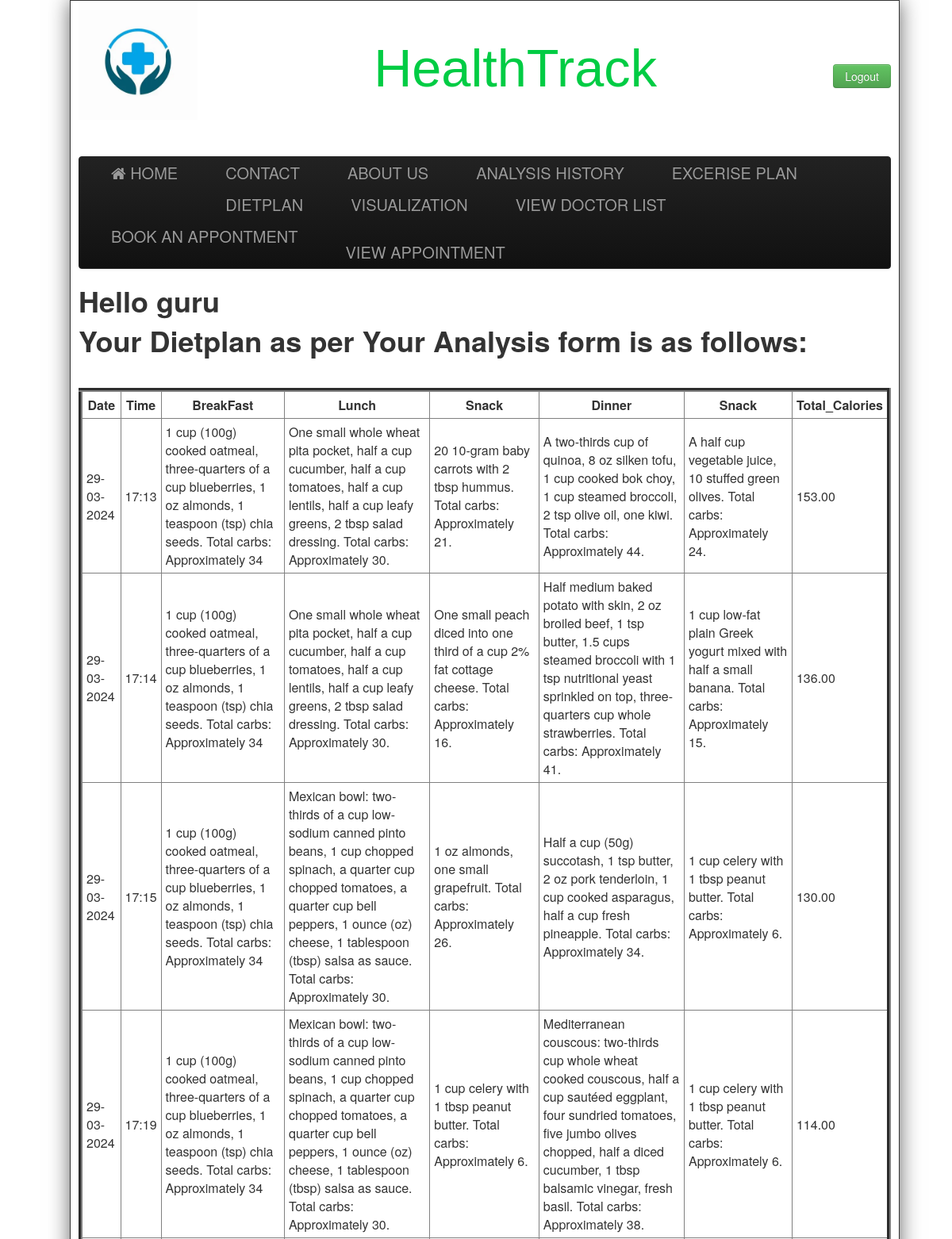
The page /diet.php (signed in, upper part) on the database its author committed.
### tables this page shows
CREATE TABLE `diet` (
  `d1` varchar(255) NOT NULL,
  `d2` varchar(255) NOT NULL,
  `d3` varchar(255) NOT NULL,
  `d4` varchar(255) NOT NULL,
  `d5` varchar(255) NOT NULL,
  `total` double(6,2) NOT NULL,
  `username` varchar(255) NOT NULL,
  `date` varchar(255) NOT NULL,
  `time` varchar(255) NOT NULL
);

### diet.php (the view, shortened to what this page needs)
<html>
<head>
	<link href="css/bootstrap.min.css" rel="stylesheet" ></link>
	<link href="css/bootstrap.css" rel="stylesheet" ></link>
	<link href="css/Default.css" rel="stylesheet" >	</link>
	<link rel="stylesheet" type="text/css" href="https://stackpath.bootstrapcdn.com/font-awesome/4.7.0/css/font-awesome.min.css"></link>
	<link href="https://stackpath.bootstrapcdn.com/font-awesome/4.7.0/css/font-awesome.min.css" rel="stylesheet"></link>
</head>
<body>
<div class="wrap">
		<div class="header">
			<div style="float:left;width:150px;">
				<img src="images/logo2.jpg"/>
			</div>
			<div>
				<div style="float:right; font-size:20px;margin-top:20px;">
				<?php
			 if(isset($_SESSION['name']))
			 {
			 echo "<b>Welcome,</b>".$_SESSION['name']."&nbsp;&nbsp;&nbsp;<a href=\"logout.php\" class=\"btn btn-info\">Logout</a>";
			 }
			 else
			 {
			 ?><br><br><br>
			     <a href="index2.php?logout='1'" class="btn btn-success" >Logout</a>
			<?php } ?>
			</div>
			<div id="heading">
				<a href="#" id="title">HealthTrack</a>
			</div>
			</div>
		</div><br><br>
		<div class="navbar navbar-inverse">
			<div class="navbar-inner">
				<div class="container" >
				<a class="brand" href="index.php" ><i class="fa fa-home" aria-hidden="true"></i>&nbsp;HOME</a>
				<a class="brand" href="contact2.php">CONTACT</a>
				<a class="brand" href="about2.php">ABOUT US </a>
				<a class="brand" href="display.php" >ANALYSIS HISTORY</a>
				<a class="brand" href="excerise.php">EXCERISE PLAN</a>
				<a class="brand" href="diet.php">DIETPLAN</a>
				<a class="brand" href="visualization.php">VISUALIZATION</a>
				<a class="brand" href="viewdoc2.php">VIEW DOCTOR LIST </a>
				<a class="brand" href="booking.php">BOOK AN APPONTMENT </a>
				<a class="brand" href="booking.php"> </a>
				<a class="brand" href="booking.php"> </a>
				<a class="brand" href="booking.php"> </a>
				<a class="brand" href="booking.php"> </a>
				<a class="brand" href="booking.php"> </a>
				<a class="brand" href="booking.php"> </a>
				<a class="brand" href="booking.php"> </a>
				<a class="brand" href="booking.php"> </a>
				<a class="brand" href="viewbooking.php">VIEW APPOINTMENT </a>
				</div>
			</div>
		</div>
<?php  if (isset($_SESSION['username'])) : ?>
			<h1><p>Hello <strong><?php echo $_SESSION['username']; ?></strong></p></h1>
		<?php endif ?>
<?php
include("connection.php");
$name= $_SESSION['username'];
$query="SELECT * FROM diet where username='$name'";
$data=mysqli_query($conn,$query);
$total=mysqli_num_rows($data);
if($total !=0)
{
	?>
	<h1> Your Dietplan as per Your Analysis form is as follows:</h1> <br>
	<table border='5' cellpadding='5' cellspacing="5" >
	<tr>
            <th>Date</th>
            <th>Time</th>
            <th>BreakFast</th>
            <th>Lunch</th>
            <th>Snack</th>
            <th>Dinner</th>
            <th>Snack</th>
            <th>Total_Calories</th>
        </tr>
		<?php
while($result = mysqli_fetch_assoc($data)) {
	echo "<tr>";
	echo "<td>".$result['date']."</td>";
	echo "<td>".$result['time']."</td>";
	echo "<td>".$result['d1']."</td>";
	echo "<td>".$result['d2']."</td>";
	echo "<td>".$result['d3']."</td>";
	echo "<td>".$result['d4']."</td>";
	echo "<td>".$result['d5']."</td>";
	echo "<td>".$result['total']."</td>";
	echo "</tr>";
}
}
?>
</div>
</body>
</html>

### css/Default.css (style rules this page uses)
body { width:100%; background-image:url(C:\xampp\htdocs\RNGClinic\images\back.jpg); }
.header { height: 156px; padding: 0; font-size: 14px; width:100%; }
.wrap { position:absolute; width:1024px; background-color:#FFFFFF; padding:0 10px; border:solid 1px; -o-box-shadow: 10px 10px 5px #888; -moz-box-shadow: 10px 10px 5px #888; -webkit-box-shadow: 10px 10px 5px #888; box-shadow: 0px 0px 25px #666; }
#heading { text-align:center; font-size:50pt; font-family:verdana,helvetica,arial,sans-serif; color:#993366; padding-top:35pt; line-height:normal; }
.navbar .brand { padding:10px 40px 10px; }

### diet.php (style rules this page uses)
#title { color: #00cc44; }

### rows shown on the page
diet: date "29-03-2024", time "17:13", d1 "1 cup (100g) cooked oatmeal, three-quarters of a cup blueberries, 1 oz almonds, 1 teaspoon (tsp) chia seeds. Total carbs: Approximately 34", d2 "One small whole wheat pita pocket, half a cup cucumber, half a cup tomatoes, half a cup lentils, half a cup leafy greens, 2 tbsp salad dressing. Total carbs: Approximately 30.", d3 "20 10-gram baby carrots with 2 tbsp hummus. Total carbs: Approximately 21.", d4 "A two-thirds cup of quinoa, 8 oz silken tofu, 1 cup cooked bok choy, 1 cup steamed broccoli, 2 tsp olive oil, one kiwi. Total carbs: Approximately 44.", d5 "A half cup vegetable juice, 10 stuffed green olives. Total carbs: Approximately 24.", total "153.00"
diet: date "29-03-2024", time "17:14", d1 "1 cup (100g) cooked oatmeal, three-quarters of a cup blueberries, 1 oz almonds, 1 teaspoon (tsp) chia seeds. Total carbs: Approximately 34", d2 "One small whole wheat pita pocket, half a cup cucumber, half a cup tomatoes, half a cup lentils, half a cup leafy greens, 2 tbsp salad dressing. Total carbs: Approximately 30.", d3 "One small peach diced into one third of a cup 2% fat cottage cheese. Total carbs: Approximately 16.", d4 "Half medium baked potato with skin, 2 oz broiled beef, 1 tsp butter, 1.5 cups steamed broccoli with 1 tsp nutritional yeast sprinkled on top, three-quarters cup whole strawberries. Total carbs: Approximately 41.", d5 "1 cup low-fat plain Greek yogurt mixed with half a small banana. Total carbs: Approximately 15.", total "136.00"
diet: date "29-03-2024", time "17:15", d1 "1 cup (100g) cooked oatmeal, three-quarters of a cup blueberries, 1 oz almonds, 1 teaspoon (tsp) chia seeds. Total carbs: Approximately 34", d2 "Mexican bowl: two-thirds of a cup low-sodium canned pinto beans, 1 cup chopped spinach, a quarter cup chopped tomatoes, a quarter cup bell peppers, 1 ounce (oz) cheese, 1 tablespoon (tbsp) salsa as sauce. Total carbs: Approximately 30.", d3 "1 oz almonds, one small grapefruit. Total carbs: Approximately 26.", d4 "Half a cup (50g) succotash, 1 tsp butter, 2 oz pork tenderloin, 1 cup cooked asparagus, half a cup fresh pineapple. Total carbs: Approximately 34.", d5 "1 cup celery with 1 tbsp peanut butter. Total carbs: Approximately 6.", total "130.00"
diet: date "29-03-2024", time "17:19", d1 "1 cup (100g) cooked oatmeal, three-quarters of a cup blueberries, 1 oz almonds, 1 teaspoon (tsp) chia seeds. Total carbs: Approximately 34", d2 "Mexican bowl: two-thirds of a cup low-sodium canned pinto beans, 1 cup chopped spinach, a quarter cup chopped tomatoes, a quarter cup bell peppers, 1 ounce (oz) cheese, 1 tablespoon (tbsp) salsa as sauce. Total carbs: Approximately 30.", d3 "1 cup celery with 1 tbsp peanut butter. Total carbs: Approximately 6.", d4 "Mediterranean couscous: two-thirds cup whole wheat cooked couscous, half a cup sautéed eggplant, four sundried tomatoes, five jumbo olives chopped, half a diced cucumber, 1 tbsp balsamic vinegar, fresh basil. Total carbs: Approximately 38.", d5 "1 cup celery with 1 tbsp peanut butter. Total carbs: Approximately 6.", total "114.00"

### other values the page prints
$_SESSION['username'] "guru"
